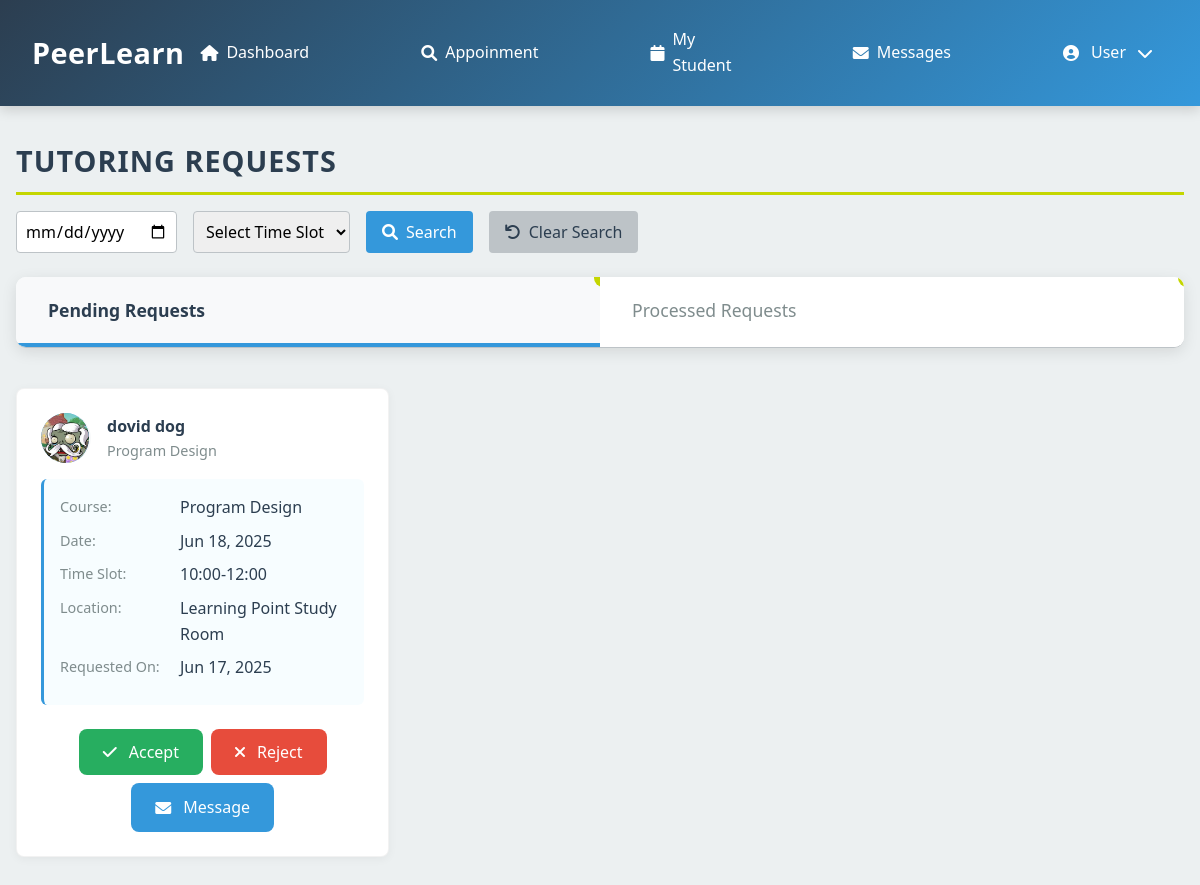
Page /tutor_requests.php (signed in) on the earlier database version.
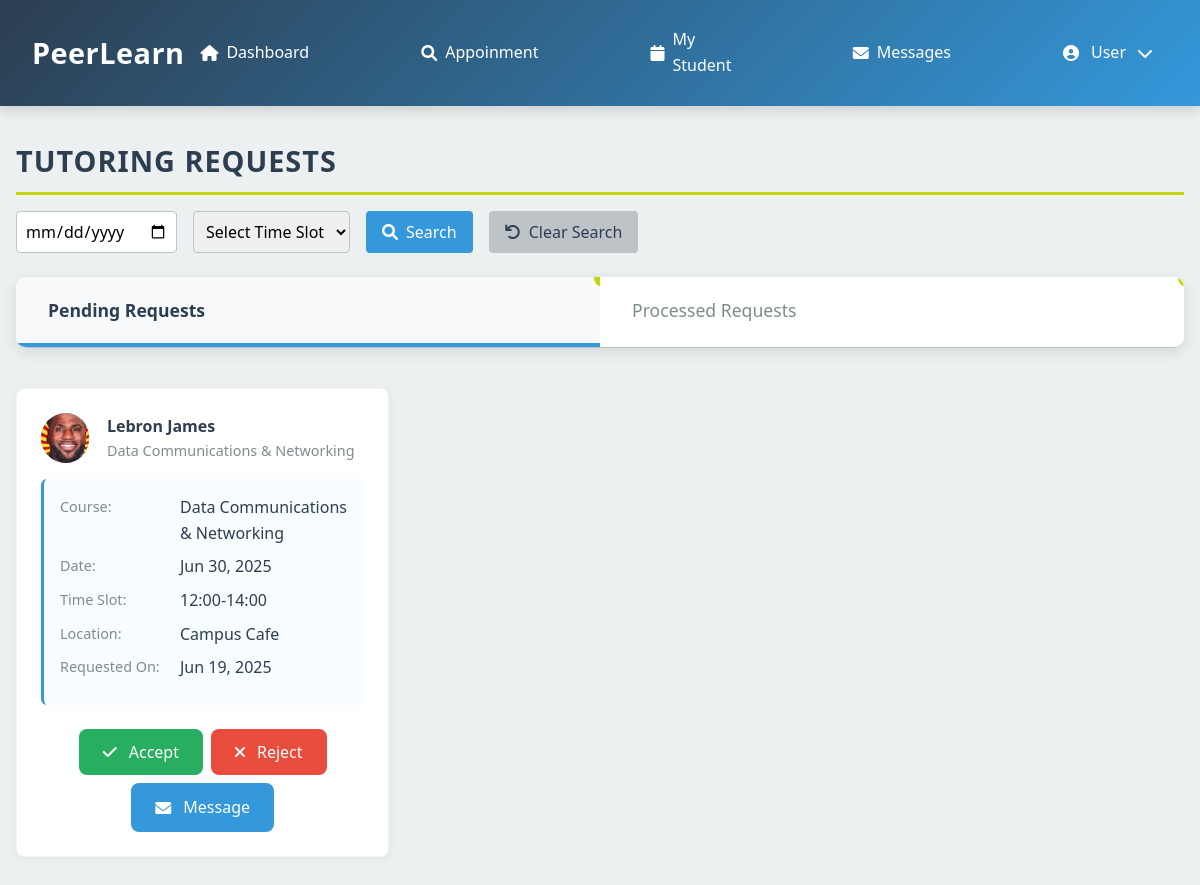
Same page on the later database version.
### tables this page shows
CREATE TABLE `session_requests` (
  `request_id` int(11) NOT NULL,
  `tutor_id` int(11) NOT NULL,
  `student_id` int(11) NOT NULL,
  `course_id` int(11) NOT NULL,
  `location_id` int(11) NOT NULL,
  `time_slot` varchar(20) NOT NULL,
  `selected_date` date NOT NULL,
  `notes` text DEFAULT NULL,
  `status` enum('pending','confirmed','rejected','completed','cancelled') NOT NULL DEFAULT 'pending',
  `created_at` datetime NOT NULL
);

CREATE TABLE `user` (
  `user_id` int(11) NOT NULL,
  `username` varchar(50) NOT NULL,
  `password` varchar(255) DEFAULT NULL,
  `email` varchar(100) NOT NULL,
  `role` enum('student','tutor','admin') NOT NULL,
  `first_name` varchar(50) NOT NULL,
  `last_name` varchar(50) NOT NULL,
  `phone` varchar(20) DEFAULT NULL,
  `profile_image` varchar(255) DEFAULT NULL,
  `is_active` tinyint(1) DEFAULT 1,
  `created_at` timestamp NOT NULL DEFAULT current_timestamp(),
  `last_login` datetime DEFAULT NULL,
  `reset_token_hash` varchar(64) DEFAULT NULL,
  `reset_token_expires_at` datetime DEFAULT NULL
);

CREATE TABLE `course` (
  `id` int(11) NOT NULL,
  `course_name` varchar(100) NOT NULL,
  `details` text DEFAULT NULL,
  `status` enum('active','inactive') DEFAULT 'active',
  `created_at` timestamp NOT NULL DEFAULT current_timestamp(),
  `updated_at` timestamp NOT NULL DEFAULT current_timestamp() ON UPDATE current_timestamp()
);

CREATE TABLE `location` (
  `location_id` int(11) NOT NULL,
  `location_name` varchar(100) NOT NULL
);

### tutor_requests.php (the view, shortened to what this page needs)
<?php
require_once 'db_connection.php';
$user_id = $_SESSION['user_id'];
$active_tab = isset($_POST['active_tab']) ? $_POST['active_tab'] : (isset($_SESSION['active_tab']) ? $_SESSION['active_tab'] : 'pending');
$search_results = [];
$search_date = isset($_POST['search_date']) ? trim($_POST['search_date']) : '';
$search_time_slot = isset($_POST['search_time_slot']) ? trim($_POST['search_time_slot']) : '';
if ($_SERVER['REQUEST_METHOD'] === 'POST' && isset($_POST['search'])) {
    $stmt_search = $conn->prepare("
        SELECT sr.request_id, sr.tutor_id, sr.student_id, sr.course_id, sr.status, sr.created_at,
               sr.time_slot, sr.selected_date, c.course_name, u.first_name, u.last_name, u.profile_image, l.location_name
        FROM session_requests sr
        JOIN course c ON sr.course_id = c.id
        JOIN user u ON sr.student_id = u.user_id
        JOIN location l ON sr.location_id = l.location_id
        WHERE sr.tutor_id = ?
        AND (? = '' OR sr.selected_date = ?)
        AND (? = '' OR sr.time_slot = ?)
    ");
    if (!$stmt_search) {
        $_SESSION['error'] = "Error preparing search query: " . $conn->error;
        error_log("Error preparing search query: " . $conn->error);
    } else {
        $stmt_search->bind_param("isssi", $user_id, $search_date, $search_date, $search_time_slot, $search_time_slot);
        $stmt_search->execute();
        $result = $stmt_search->get_result();
        while ($row = $result->fetch_assoc()) {
            $search_results[] = $row;
        }
        $stmt_search->close();
    }
} else {
    $stmt = $conn->prepare("
        SELECT sr.request_id, sr.tutor_id, sr.student_id, sr.course_id, sr.status, sr.created_at,
               sr.time_slot, sr.selected_date, c.course_name, u.first_name, u.last_name, u.profile_image, l.location_name
        FROM session_requests sr
        JOIN course c ON sr.course_id = c.id
        JOIN user u ON sr.student_id = u.user_id
        JOIN location l ON sr.location_id = l.location_id
        WHERE sr.tutor_id = ? AND sr.status = 'pending'
    ");
    if (!$stmt) {
        $_SESSION['error'] = "Error preparing pending requests: " . $conn->error;
        error_log("Error preparing pending requests: " . $conn->error);
    } else {
        $stmt->bind_param("i", $user_id);
        $stmt->execute();
        $result = $stmt->get_result();
        while ($row = $result->fetch_assoc()) {
            $search_results[] = $row;
        }
    }
}
$processed_requests = [];
$processed_query = "
    SELECT sr.request_id, sr.tutor_id, sr.student_id, sr.course_id, sr.status, sr.created_at,
           sr.time_slot, sr.selected_date, c.course_name, u.first_name, u.last_name, u.profile_image, l.location_name
    FROM session_requests sr
    JOIN course c ON sr.course_id = c.id
    JOIN user u ON sr.student_id = u.user_id
    JOIN location l ON sr.location_id = l.location_id
    WHERE sr.tutor_id = ? AND sr.status IN ('confirmed', 'rejected')
";
$processed_query .= " ORDER BY created_at DESC";
$stmt = $conn->prepare($processed_query);
if (!$stmt) {
    $_SESSION['error'] = "Error preparing processed requests: " . $conn->error;
    error_log("Error preparing processed requests: " . $conn->error);
} else {
    if ($search_date !== '' || $search_time_slot !== '') {
        $stmt->bind_param("isssi", $user_id, $search_date, $search_date, $search_time_slot, $search_time_slot);
    } else {
        $stmt->bind_param("i", $user_id);
    }
    $stmt->execute();
    $result = $stmt->get_result();
    while ($row = $result->fetch_assoc()) {
        $processed_requests[] = $row;
    }
}
?>
<!DOCTYPE html>
<html lang="en">
<head>
    <link rel="stylesheet" href="https://cdnjs.cloudflare.com/ajax/libs/font-awesome/6.0.0-beta3/css/all.min.css">
</head>
<body>
    <?php include 'header/tut_head.php'; ?>
    <main>
        <h1 class="section-title">Tutoring Requests</h1>
        <form method="post" action="tutor_requests.php" class="search-form">
            <input type="date" name="search_date" value="<?php echo htmlspecialchars($search_date); ?>">
            <select name="search_time_slot">
                <option value="">Select Time Slot</option>
            </select>
            <button type="submit" name="search" class="btn-search"><i class="fas fa-search"></i> Search</button>
            <button type="submit" name="clear_search" class="btn-clear"><i class="fas fa-undo"></i> Clear Search</button>
        </form>
        <div class="tabs">
            <div class="tab <?php echo $active_tab === 'pending' ? 'active' : ''; ?>" data-tab="pending">Pending Requests
                <?php if (count(array_filter($search_results, fn($r) => $r['status'] === 'pending')) > 0): ?>
                    <span class="notification-badge"><?php echo count(array_filter($search_results, fn($r) => $r['status'] === 'pending')); ?></span>
                <?php endif; ?>
            </div>
            <div class="tab <?php echo $active_tab === 'processed' ? 'active' : ''; ?>" data-tab="processed">Processed Requests
                <?php if (count($processed_requests) > 0): ?>
                    <span class="notification-badge"><?php echo count($processed_requests); ?></span>
                <?php endif; ?>
            </div>
        </div>
        <div id="pending-tab" class="tab-content <?php echo $active_tab === 'pending' ? 'active' : ''; ?>">
            <?php $pending_requests = array_filter($search_results, fn($r) => $r['status'] === 'pending'); ?>
            <?php if ($pending_requests): ?>
                <div class="request-list">
                    <?php foreach ($pending_requests as $request): ?>
                        <div class="request-card">
                            <div class="request-header">
                                <div class="student-avatar">
                                    <?php if ($request['profile_image']): ?>
                                        <img src="<?php echo htmlspecialchars($request['profile_image']); ?>" alt="Student" class="profile-image">
                                    <?php else: ?>
                                        <?php echo htmlspecialchars(substr($request['first_name'] ?? '', 0, 1) . substr($request['last_name'] ?? '', 0, 1)); ?>
                                    <?php endif; ?>
                                </div>
                                <div class="request-info">
                                    <div class="student-name"><?php echo htmlspecialchars(($request['first_name'] ?? '') . ' ' . ($request['last_name'] ?? '')); ?></div>
                                    <div class="request-subject"><?php echo htmlspecialchars($request['course_name'] ?? 'Unknown Course'); ?></div>
                                </div>
                            </div>
                            <div class="request-details">
                                <div class="detail-item">
                                    <div class="detail-label">Course:</div>
                                    <div class="detail-value"><?php echo htmlspecialchars($request['course_name'] ?? 'Unknown Course'); ?></div>
                                </div>
                                <div class="detail-item">
                                    <div class="detail-label">Date:</div>
                                    <div class="detail-value">
                                        <?php echo !empty($request['selected_date'])
                                            ? date('M d, Y', strtotime($request['selected_date']))
                                            : 'Not specified'; ?>
                                    </div>
                                </div>
                                <div class="detail-item">
                                    <div class="detail-label">Time Slot:</div>
                                    <div class="detail-value">
                                        <?php echo htmlspecialchars($request['time_slot'] ?? 'Not specified'); ?>
                                    </div>
                                </div>
                                <div class="detail-item">
                                    <div class="detail-label">Location:</div>
                                    <div class="detail-value">
                                        <?php echo htmlspecialchars($request['location_name'] ?? 'Not specified'); ?>
                                    </div>
                                </div>
                                <div class="detail-item">
                                    <div class="detail-label">Requested On:</div>
                                    <div class="detail-value">
                                        <?php echo !empty($request['created_at'])
                                            ? date('M d, Y', strtotime($request['created_at']))
                                            : 'Not specified'; ?>
                                    </div>
                                </div>
                            </div>
                            <div class="request-actions">
                                <form method="post" action="tutor_requests.php">
                                    <button type="submit" class="btn btn-success"><i class="fas fa-check"></i> Accept</button>
                                </form>
                                <form method="post" action="tutor_requests.php">
                                    <button type="submit" class="btn btn-danger"><i class="fas fa-times"></i> Reject</button>
                                </form>
                                <a href="messages.php?student_id=<?php echo htmlspecialchars($request['student_id'] ?? ''); ?>" class="btn btn-message"><i class="fas fa-envelope"></i> Message</a>
                            </div>
                        </div>
                    <?php endforeach; ?>
                </div>
            <?php endif; ?>
        </div>
    </main>
</body>
</html>

### header/tut_head.php (shortened to what this page needs)
<!DOCTYPE html>
<html lang="en">
<head>
    <link rel="stylesheet" href="https://cdnjs.cloudflare.com/ajax/libs/font-awesome/6.0.0/css/all.min.css">
</head>
<body>
    <header class="header">
        <div class="header-content">
            <div class="logo">
                PeerLearn
            </div>
            <nav class="nav-links">
                <a href="tutor_main_page.php"><i class="fas fa-home"></i> Dashboard</a>
                <a href="tutor_requests.php"><i class="fas fa-search"></i> Appoinment</a>
                <a href="tutor_students.php"><i class="fas fa-calendar"></i> My Student</a>
                <a href="messages.php"><i class="fas fa-envelope"></i> Messages</a>
                <div class="user-menu" onclick="toggleDropdown()">
                    <i class="fas fa-user-circle"></i>
                    <?php echo htmlspecialchars(isset($_SESSION['first_name']) ? $_SESSION['first_name'] : 'User'); ?>
                    <i class="fas fa-chevron-down"></i>
                </div>
            </nav>
        </div>
    </header>
</body>
</html>

### tutor_requests.php (style rules this page uses)
:root { --primary: #2B3990; --secondary: #00AEEF; --accent: #C4D600; --gray: #e0e0e0; --light-gray: #f5f5f5; --dark-gray: #777; }
* { box-sizing: border-box; margin: 0; padding: 0; font-family: 'Segoe UI', Tahoma, Geneva, Verdana, sans-serif; }
body { background-color: var(--light-gray); color: #333; line-height: 1.6; }
.nav-links { display: flex; gap: 1.5rem; }
.nav-links a { color: white; text-decoration: none; font-weight: 500; position: relative; }
.notification-badge { position: absolute; top: -8px; right: -12px; background-color: var(--accent); color: var(--primary); border-radius: 50%; width: 18px; height: 18px; display: flex; align-items: center; justify-content: center; font-size: 0.7rem; font-weight: bold; }
.user-menu { display: flex; align-items: center; gap: 1rem; }
.profile-image { width: 100%; height: 100%; object-fit: cover; }
main { max-width: 1200px; margin: 2rem auto; padding: 0 1rem; }
.section-title { font-size: 1.8rem; font-weight: 700; color: var(--primary); border-bottom: 3px solid var(--accent); padding-bottom: 0.5rem; margin-bottom: 1rem; text-transform: uppercase; letter-spacing: 1px; }
.search-form { display: flex; gap: 1rem; margin-bottom: 1.5rem; }
.search-form input[type="date"], .search-form select { padding: 0.5rem; border: 1px solid var(--gray); border-radius: 4px; font-size: 1rem; }
.search-form button { padding: 0.5rem 1rem; border: none; border-radius: 4px; cursor: pointer; font-size: 1rem; font-weight: 500; display: inline-flex; align-items: center; gap: 0.5rem; }
.search-form .btn-search { background-color: var(--secondary); color: white; }
.search-form .btn-clear { background-color: var(--gray); color: var(--primary); }
.tabs { display: flex; border-bottom: 1px solid var(--gray); margin-bottom: 1.5rem; }
.tab { padding: 0.75rem 1.5rem; cursor: pointer; font-weight: 500; border-bottom: 3px solid transparent; color: var(--dark-gray); position: relative; }
.tab.active { border-bottom-color: var(--accent); color: var(--primary); font-weight: 600; }
.tab-content { display: none; padding: 0; }
.tab-content.active { display: block; }
.request-list { display: grid; grid-template-columns: repeat(auto-fill, minmax(350px, 1fr)); gap: 1.5rem; margin-top: 0; }
.request-card { background-color: white; border-radius: 8px; box-shadow: 0 2px 10px rgba(0, 0, 0, 0.05); padding: 1.5rem; border: 1px solid rgba(0, 0, 0, 0.05); }
.request-header { display: flex; align-items: center; gap: 1rem; margin-bottom: 1rem; }
.student-avatar { width: 50px; height: 50px; border-radius: 50%; background-color: var(--secondary); display: flex; align-items: center; justify-content: center; color: white; font-weight: bold; overflow: hidden; border-right: 2px solid var(--light-gray); }
.student-avatar img.profile-image { width: 100%; height: 100%; object-fit: cover; }
.request-info { flex: 1; }
.student-name { font-weight: 600; color: var(--primary); }
.request-subject { color: var(--dark-gray); font-size: 0.9rem; }
.request-details { margin-bottom: 1.5rem; background-color: rgba(0, 174, 239, 0.03); padding: 1rem; border-radius: 6px; border-left: 3px solid var(--secondary); }
.detail-item { display: flex; margin-bottom: 0.5rem; }
.detail-label { width: 120px; color: var(--dark-gray); font-size: 0.9rem; }
.detail-value { flex: 1; font-weight: 500; color: var(--primary); }
.request-actions { display: flex; gap: 0.5rem; flex-wrap: wrap; justify-content: center; }
.btn { padding: 0.5rem 1rem; border: none; border-radius: 4px; cursor: pointer; font-weight: 500; display: inline-flex; align-items: center; gap: 0.5rem; text-decoration: none; }
.btn-success { background-color: var(--accent); color: white; }
.btn-danger { background-color: #dc3545; color: white; }
.btn-message { background-color: var(--secondary); color: white; padding: 0.5rem 2.5rem; min-width: 120px; text-align: center; }

Differences in the rows shown:
no longer on this page (row edited): session_requests: student.profile_image (picture), student.last_name "dovid dog", course.course_name "Program Design", selected_date "Jun 18, 2025", time_slot "10:00-12:00", location.location_name "Learning Point Study Room", created_at "Jun 17, 2025"
added session_requests: student.profile_image (picture), student.last_name "Lebron James", course.course_name "Data Communications & Networking", selected_date "Jun 30, 2025", time_slot "12:00-14:00", location.location_name "Campus Cafe", created_at "Jun 19, 2025"
